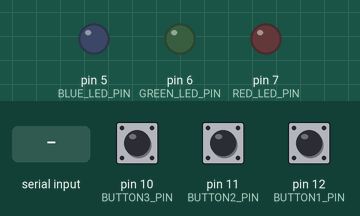
Recording of a sketch running on a simulated Arduino Uno, built with avr-gcc and run on an emulated ATmega328P. Parts: output pins drawn as LEDs (lit = HIGH). Inputs (shaded band) come from the test bench; at power-on: pin 10 (BUTTON3_PIN) HIGH, pin 11 (BUTTON2_PIN) HIGH, pin 12 (BUTTON1_PIN) HIGH. What the sketch prints to the serial monitor is not drawn.

Above: at 1.2 s.
1.3 s: "1\n" received over Serial
At 2.5 s:
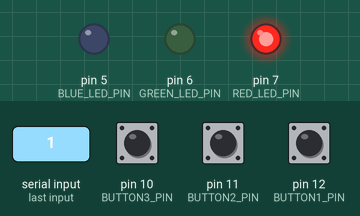
2.8 s: byte 50 ('2') received over Serial
At 3.7 s:
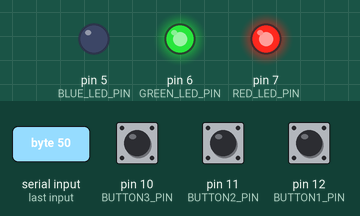
4.3 s: byte 49 ('1') received over Serial
At 4.9 s:
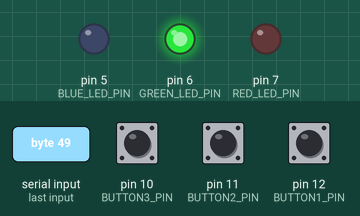
5.8 s: byte 51 ('3') received over Serial
At 7.0 s:
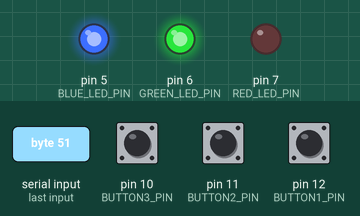
7.3 s: "2\n" received over Serial
At 8.4 s:
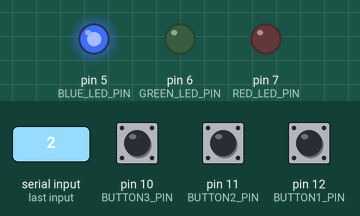
8.8 s: byte 49 ('1') received over Serial
At 9.5 s:
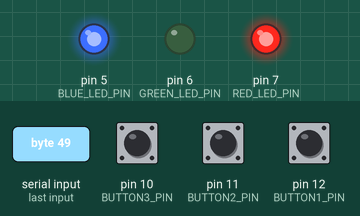
Timing chart, 0 to 11.3 s (numbered marks = the images above; inputs shaded):
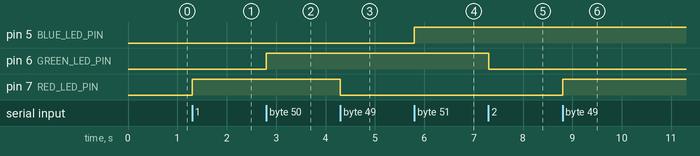

The sketch:

lab_act6.ino
```cpp
#include "lab_act6_functions.h"

// ================= STATES =================
bool RED_LED_STATE = false;
bool GREEN_LED_STATE = false;
bool BLUE_LED_STATE = false;

bool BUTTON1_LAST = HIGH;
bool BUTTON2_LAST = HIGH;
bool BUTTON3_LAST = HIGH;

// for timer
unsigned long lastButtonTime = 0;
unsigned long menuTimer = 0;
bool waitForMenu = false;

// pin setup
void setup() {
    pinMode(RED_LED_PIN, OUTPUT);
    pinMode(GREEN_LED_PIN, OUTPUT);
    pinMode(BLUE_LED_PIN, OUTPUT);

    pinMode(BUTTON1_PIN, INPUT_PULLUP);
    pinMode(BUTTON2_PIN, INPUT_PULLUP);
    pinMode(BUTTON3_PIN, INPUT_PULLUP);

    Serial.begin(9600);

    // Print menu at startup
    PRINT_MENU();
}

// loop
void loop() {
    READ_BUTTONS();
    READ_SERIAL();
    MENU_HANDLER();
}
```

lab_act6_functions.h
```cpp
#ifndef LAB_ACT6_FUNCTIONS_H
#define LAB_ACT6_FUNCTIONS_H

#include <Arduino.h>

// Pins
const int RED_LED_PIN   = 7;
const int GREEN_LED_PIN = 6;
const int BLUE_LED_PIN  = 5;

const int BUTTON1_PIN = 12;
const int BUTTON2_PIN = 11;
const int BUTTON3_PIN = 10;

// States
extern bool RED_LED_STATE;
extern bool GREEN_LED_STATE;
extern bool BLUE_LED_STATE;

extern bool BUTTON1_LAST;
extern bool BUTTON2_LAST;
extern bool BUTTON3_LAST;

// Timing
extern unsigned long lastButtonTime;
extern unsigned long menuTimer;
extern bool waitForMenu;

const unsigned long DEBOUNCE_DELAY = 150;
const unsigned long MENU_DELAY = 5000;

// Menu
inline void PRINT_MENU() {
    Serial.println("\nChoose an option:");
    Serial.println("button1 - Red");
    Serial.println("button2 - Green");
    Serial.println("button3 - Blue");
}

// Buttons
inline void READ_BUTTONS() {
    if (millis() - lastButtonTime < DEBOUNCE_DELAY) return;

    bool b1 = digitalRead(BUTTON1_PIN);
    bool b2 = digitalRead(BUTTON2_PIN);
    bool b3 = digitalRead(BUTTON3_PIN);

    if (BUTTON1_LAST == HIGH && b1 == LOW) {
        Serial.println("R");
        lastButtonTime = millis();
        menuTimer = millis();
        waitForMenu = true;
    }
    else if (BUTTON2_LAST == HIGH && b2 == LOW) {
        Serial.println("G");
        lastButtonTime = millis();
        menuTimer = millis();
        waitForMenu = true;
    }
    else if (BUTTON3_LAST == HIGH && b3 == LOW) {
        Serial.println("B");
        lastButtonTime = millis();
        menuTimer = millis();
        waitForMenu = true;
    }

    BUTTON1_LAST = b1;
    BUTTON2_LAST = b2;
    BUTTON3_LAST = b3;
}

// Menu timer
inline void MENU_HANDLER() {
    if (waitForMenu && millis() - menuTimer >= MENU_DELAY) {
        PRINT_MENU();
        waitForMenu = false;
    }
}

// Serial input
inline void READ_SERIAL() {
    while (Serial.available()) {
        char c = Serial.read();

        if (c == '\n' || c == '\r' || c == ' ') continue;

        if (c == '1') {
            RED_LED_STATE = !RED_LED_STATE;
            digitalWrite(RED_LED_PIN, RED_LED_STATE);
        }
        else if (c == '2') {
            GREEN_LED_STATE = !GREEN_LED_STATE;
            digitalWrite(GREEN_LED_PIN, GREEN_LED_STATE);
        }
        else if (c == '3') {
            BLUE_LED_STATE = !BLUE_LED_STATE;
            digitalWrite(BLUE_LED_PIN, BLUE_LED_STATE);
        }
    }
}

#endif
```

Measured:
- after the input at 1.3 s, pin 7 (RED_LED_PIN): LOW → HIGH at once
- after the input at 2.8 s, pin 6 (GREEN_LED_PIN): LOW → HIGH at once
- after the input at 4.3 s, pin 7 (RED_LED_PIN): HIGH → LOW at once
- after the input at 5.8 s, pin 5 (BLUE_LED_PIN): LOW → HIGH at once
- after the input at 7.3 s, pin 6 (GREEN_LED_PIN): HIGH → LOW at once
- after the input at 8.8 s, pin 7 (RED_LED_PIN): LOW → HIGH at once
